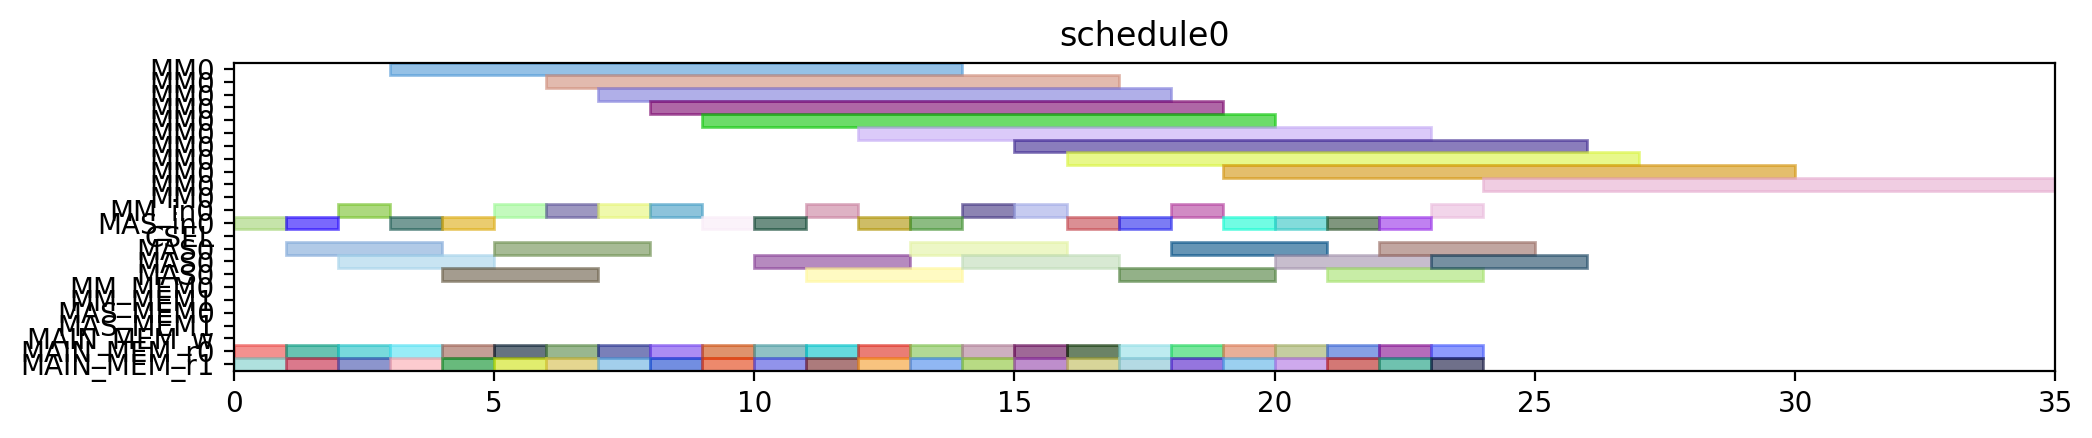

Write Python code to recreate this figure.
from pyschedule import Scenario, solvers, plotters, alt


def solve():
	horizon = 120
	S = Scenario("schedule0", horizon=horizon)

	# resource
	MM = S.Resources('MM', num=1, size=11)
	MM_in = S.Resources('MM_in', num=1)
	MAS_in = S.Resources('MAS_in', num=1)
	CSEL = S.Resource('CSEL')
	MAS = S.Resources('MAS', num=1, size=3, periods=range(1, horizon))
	MM_MEM = S.Resources('MM_MEM', num=2)
	MAS_MEM = S.Resources('MAS_MEM', num=2)
	MAIN_MEM_w = S.Resource('MAIN_MEM_w', size=1)
	MAIN_MEM_r = S.Resources('MAIN_MEM_r', num=2)

	# result of previous scheduling

	# new tasks
	t0_t0 = S.Task('t0_t0', length=3, delay_cost=1)
	t0_t0 += alt(MAS)
	t0_t0_in = S.Task('t0_t0_in', length=1, delay_cost=1)
	t0_t0_in += alt(MAS_in)
	S += t0_t0_in*MAS_in[0]<=t0_t0*MAS[0]

	t0_t0_mem0 = S.Task('t0_t0_mem0', length=1, delay_cost=1)
	t0_t0_mem0 += MAIN_MEM_r[0]
	S += t0_t0_mem0 <= t0_t0

	t0_t0_mem1 = S.Task('t0_t0_mem1', length=1, delay_cost=1)
	t0_t0_mem1 += MAIN_MEM_r[1]
	S += t0_t0_mem1 <= t0_t0

	t0_t1 = S.Task('t0_t1', length=3, delay_cost=1)
	t0_t1 += alt(MAS)
	t0_t1_in = S.Task('t0_t1_in', length=1, delay_cost=1)
	t0_t1_in += alt(MAS_in)
	S += t0_t1_in*MAS_in[0]<=t0_t1*MAS[0]

	t0_t1_mem0 = S.Task('t0_t1_mem0', length=1, delay_cost=1)
	t0_t1_mem0 += MAIN_MEM_r[0]
	S += t0_t1_mem0 <= t0_t1

	t0_t1_mem1 = S.Task('t0_t1_mem1', length=1, delay_cost=1)
	t0_t1_mem1 += MAIN_MEM_r[1]
	S += t0_t1_mem1 <= t0_t1

	t0_t3 = S.Task('t0_t3', length=11, delay_cost=1)
	t0_t3 += alt(MM)
	t0_t3_in = S.Task('t0_t3_in', length=1, delay_cost=1)
	t0_t3_in += alt(MM_in)
	S += t0_t3_in*MM_in[0]<=t0_t3*MM[0]
	t0_t3_mem0 = S.Task('t0_t3_mem0', length=1, delay_cost=1)
	t0_t3_mem0 += MAIN_MEM_r[0]
	S += t0_t3_mem0 <= t0_t3

	t0_t3_mem1 = S.Task('t0_t3_mem1', length=1, delay_cost=1)
	t0_t3_mem1 += MAIN_MEM_r[1]
	S += t0_t3_mem1 <= t0_t3

	t10 = S.Task('t10', length=3, delay_cost=1)
	t10 += alt(MAS)
	t10_in = S.Task('t10_in', length=1, delay_cost=1)
	t10_in += alt(MAS_in)
	S += t10_in*MAS_in[0]<=t10*MAS[0]

	t10_mem0 = S.Task('t10_mem0', length=1, delay_cost=1)
	t10_mem0 += MAIN_MEM_r[0]
	S += t10_mem0 <= t10

	t10_mem1 = S.Task('t10_mem1', length=1, delay_cost=1)
	t10_mem1 += MAIN_MEM_r[1]
	S += t10_mem1 <= t10

	t11 = S.Task('t11', length=3, delay_cost=1)
	t11 += alt(MAS)
	t11_in = S.Task('t11_in', length=1, delay_cost=1)
	t11_in += alt(MAS_in)
	S += t11_in*MAS_in[0]<=t11*MAS[0]

	t11_mem0 = S.Task('t11_mem0', length=1, delay_cost=1)
	t11_mem0 += MAIN_MEM_r[0]
	S += t11_mem0 <= t11

	t11_mem1 = S.Task('t11_mem1', length=1, delay_cost=1)
	t11_mem1 += MAIN_MEM_r[1]
	S += t11_mem1 <= t11

	t3_t0 = S.Task('t3_t0', length=11, delay_cost=1)
	t3_t0 += alt(MM)
	t3_t0_in = S.Task('t3_t0_in', length=1, delay_cost=1)
	t3_t0_in += alt(MM_in)
	S += t3_t0_in*MM_in[0]<=t3_t0*MM[0]
	t3_t0_mem0 = S.Task('t3_t0_mem0', length=1, delay_cost=1)
	t3_t0_mem0 += MAIN_MEM_r[0]
	S += t3_t0_mem0 <= t3_t0

	t3_t0_mem1 = S.Task('t3_t0_mem1', length=1, delay_cost=1)
	t3_t0_mem1 += MAIN_MEM_r[1]
	S += t3_t0_mem1 <= t3_t0

	t3_t1 = S.Task('t3_t1', length=11, delay_cost=1)
	t3_t1 += alt(MM)
	t3_t1_in = S.Task('t3_t1_in', length=1, delay_cost=1)
	t3_t1_in += alt(MM_in)
	S += t3_t1_in*MM_in[0]<=t3_t1*MM[0]
	t3_t1_mem0 = S.Task('t3_t1_mem0', length=1, delay_cost=1)
	t3_t1_mem0 += MAIN_MEM_r[0]
	S += t3_t1_mem0 <= t3_t1

	t3_t1_mem1 = S.Task('t3_t1_mem1', length=1, delay_cost=1)
	t3_t1_mem1 += MAIN_MEM_r[1]
	S += t3_t1_mem1 <= t3_t1

	t3_t2 = S.Task('t3_t2', length=3, delay_cost=1)
	t3_t2 += alt(MAS)
	t3_t2_in = S.Task('t3_t2_in', length=1, delay_cost=1)
	t3_t2_in += alt(MAS_in)
	S += t3_t2_in*MAS_in[0]<=t3_t2*MAS[0]

	t3_t2_mem0 = S.Task('t3_t2_mem0', length=1, delay_cost=1)
	t3_t2_mem0 += MAIN_MEM_r[0]
	S += t3_t2_mem0 <= t3_t2

	t3_t2_mem1 = S.Task('t3_t2_mem1', length=1, delay_cost=1)
	t3_t2_mem1 += MAIN_MEM_r[1]
	S += t3_t2_mem1 <= t3_t2

	t3_t3 = S.Task('t3_t3', length=3, delay_cost=1)
	t3_t3 += alt(MAS)
	t3_t3_in = S.Task('t3_t3_in', length=1, delay_cost=1)
	t3_t3_in += alt(MAS_in)
	S += t3_t3_in*MAS_in[0]<=t3_t3*MAS[0]

	t3_t3_mem0 = S.Task('t3_t3_mem0', length=1, delay_cost=1)
	t3_t3_mem0 += MAIN_MEM_r[0]
	S += t3_t3_mem0 <= t3_t3

	t3_t3_mem1 = S.Task('t3_t3_mem1', length=1, delay_cost=1)
	t3_t3_mem1 += MAIN_MEM_r[1]
	S += t3_t3_mem1 <= t3_t3

	t4_t0 = S.Task('t4_t0', length=3, delay_cost=1)
	t4_t0 += alt(MAS)
	t4_t0_in = S.Task('t4_t0_in', length=1, delay_cost=1)
	t4_t0_in += alt(MAS_in)
	S += t4_t0_in*MAS_in[0]<=t4_t0*MAS[0]

	t4_t0_mem0 = S.Task('t4_t0_mem0', length=1, delay_cost=1)
	t4_t0_mem0 += MAIN_MEM_r[0]
	S += t4_t0_mem0 <= t4_t0

	t4_t0_mem1 = S.Task('t4_t0_mem1', length=1, delay_cost=1)
	t4_t0_mem1 += MAIN_MEM_r[1]
	S += t4_t0_mem1 <= t4_t0

	t4_t1 = S.Task('t4_t1', length=3, delay_cost=1)
	t4_t1 += alt(MAS)
	t4_t1_in = S.Task('t4_t1_in', length=1, delay_cost=1)
	t4_t1_in += alt(MAS_in)
	S += t4_t1_in*MAS_in[0]<=t4_t1*MAS[0]

	t4_t1_mem0 = S.Task('t4_t1_mem0', length=1, delay_cost=1)
	t4_t1_mem0 += MAIN_MEM_r[0]
	S += t4_t1_mem0 <= t4_t1

	t4_t1_mem1 = S.Task('t4_t1_mem1', length=1, delay_cost=1)
	t4_t1_mem1 += MAIN_MEM_r[1]
	S += t4_t1_mem1 <= t4_t1

	t4_t3 = S.Task('t4_t3', length=11, delay_cost=1)
	t4_t3 += alt(MM)
	t4_t3_in = S.Task('t4_t3_in', length=1, delay_cost=1)
	t4_t3_in += alt(MM_in)
	S += t4_t3_in*MM_in[0]<=t4_t3*MM[0]
	t4_t3_mem0 = S.Task('t4_t3_mem0', length=1, delay_cost=1)
	t4_t3_mem0 += MAIN_MEM_r[0]
	S += t4_t3_mem0 <= t4_t3

	t4_t3_mem1 = S.Task('t4_t3_mem1', length=1, delay_cost=1)
	t4_t3_mem1 += MAIN_MEM_r[1]
	S += t4_t3_mem1 <= t4_t3

	t5_t0 = S.Task('t5_t0', length=11, delay_cost=1)
	t5_t0 += alt(MM)
	t5_t0_in = S.Task('t5_t0_in', length=1, delay_cost=1)
	t5_t0_in += alt(MM_in)
	S += t5_t0_in*MM_in[0]<=t5_t0*MM[0]
	t5_t0_mem0 = S.Task('t5_t0_mem0', length=1, delay_cost=1)
	t5_t0_mem0 += MAIN_MEM_r[0]
	S += t5_t0_mem0 <= t5_t0

	t5_t0_mem1 = S.Task('t5_t0_mem1', length=1, delay_cost=1)
	t5_t0_mem1 += MAIN_MEM_r[1]
	S += t5_t0_mem1 <= t5_t0

	t5_t1 = S.Task('t5_t1', length=11, delay_cost=1)
	t5_t1 += alt(MM)
	t5_t1_in = S.Task('t5_t1_in', length=1, delay_cost=1)
	t5_t1_in += alt(MM_in)
	S += t5_t1_in*MM_in[0]<=t5_t1*MM[0]
	t5_t1_mem0 = S.Task('t5_t1_mem0', length=1, delay_cost=1)
	t5_t1_mem0 += MAIN_MEM_r[0]
	S += t5_t1_mem0 <= t5_t1

	t5_t1_mem1 = S.Task('t5_t1_mem1', length=1, delay_cost=1)
	t5_t1_mem1 += MAIN_MEM_r[1]
	S += t5_t1_mem1 <= t5_t1

	t5_t2 = S.Task('t5_t2', length=3, delay_cost=1)
	t5_t2 += alt(MAS)
	t5_t2_in = S.Task('t5_t2_in', length=1, delay_cost=1)
	t5_t2_in += alt(MAS_in)
	S += t5_t2_in*MAS_in[0]<=t5_t2*MAS[0]

	t5_t2_mem0 = S.Task('t5_t2_mem0', length=1, delay_cost=1)
	t5_t2_mem0 += MAIN_MEM_r[0]
	S += t5_t2_mem0 <= t5_t2

	t5_t2_mem1 = S.Task('t5_t2_mem1', length=1, delay_cost=1)
	t5_t2_mem1 += MAIN_MEM_r[1]
	S += t5_t2_mem1 <= t5_t2

	t5_t3 = S.Task('t5_t3', length=3, delay_cost=1)
	t5_t3 += alt(MAS)
	t5_t3_in = S.Task('t5_t3_in', length=1, delay_cost=1)
	t5_t3_in += alt(MAS_in)
	S += t5_t3_in*MAS_in[0]<=t5_t3*MAS[0]

	t5_t3_mem0 = S.Task('t5_t3_mem0', length=1, delay_cost=1)
	t5_t3_mem0 += MAIN_MEM_r[0]
	S += t5_t3_mem0 <= t5_t3

	t5_t3_mem1 = S.Task('t5_t3_mem1', length=1, delay_cost=1)
	t5_t3_mem1 += MAIN_MEM_r[1]
	S += t5_t3_mem1 <= t5_t3

	t6_t0 = S.Task('t6_t0', length=11, delay_cost=1)
	t6_t0 += alt(MM)
	t6_t0_in = S.Task('t6_t0_in', length=1, delay_cost=1)
	t6_t0_in += alt(MM_in)
	S += t6_t0_in*MM_in[0]<=t6_t0*MM[0]
	t6_t0_mem0 = S.Task('t6_t0_mem0', length=1, delay_cost=1)
	t6_t0_mem0 += MAIN_MEM_r[0]
	S += t6_t0_mem0 <= t6_t0

	t6_t0_mem1 = S.Task('t6_t0_mem1', length=1, delay_cost=1)
	t6_t0_mem1 += MAIN_MEM_r[1]
	S += t6_t0_mem1 <= t6_t0

	t6_t1 = S.Task('t6_t1', length=11, delay_cost=1)
	t6_t1 += alt(MM)
	t6_t1_in = S.Task('t6_t1_in', length=1, delay_cost=1)
	t6_t1_in += alt(MM_in)
	S += t6_t1_in*MM_in[0]<=t6_t1*MM[0]
	t6_t1_mem0 = S.Task('t6_t1_mem0', length=1, delay_cost=1)
	t6_t1_mem0 += MAIN_MEM_r[0]
	S += t6_t1_mem0 <= t6_t1

	t6_t1_mem1 = S.Task('t6_t1_mem1', length=1, delay_cost=1)
	t6_t1_mem1 += MAIN_MEM_r[1]
	S += t6_t1_mem1 <= t6_t1

	t6_t2 = S.Task('t6_t2', length=3, delay_cost=1)
	t6_t2 += alt(MAS)
	t6_t2_in = S.Task('t6_t2_in', length=1, delay_cost=1)
	t6_t2_in += alt(MAS_in)
	S += t6_t2_in*MAS_in[0]<=t6_t2*MAS[0]

	t6_t2_mem0 = S.Task('t6_t2_mem0', length=1, delay_cost=1)
	t6_t2_mem0 += MAIN_MEM_r[0]
	S += t6_t2_mem0 <= t6_t2

	t6_t2_mem1 = S.Task('t6_t2_mem1', length=1, delay_cost=1)
	t6_t2_mem1 += MAIN_MEM_r[1]
	S += t6_t2_mem1 <= t6_t2

	t6_t3 = S.Task('t6_t3', length=3, delay_cost=1)
	t6_t3 += alt(MAS)
	t6_t3_in = S.Task('t6_t3_in', length=1, delay_cost=1)
	t6_t3_in += alt(MAS_in)
	S += t6_t3_in*MAS_in[0]<=t6_t3*MAS[0]

	t6_t3_mem0 = S.Task('t6_t3_mem0', length=1, delay_cost=1)
	t6_t3_mem0 += MAIN_MEM_r[0]
	S += t6_t3_mem0 <= t6_t3

	t6_t3_mem1 = S.Task('t6_t3_mem1', length=1, delay_cost=1)
	t6_t3_mem1 += MAIN_MEM_r[1]
	S += t6_t3_mem1 <= t6_t3

	t7_t0 = S.Task('t7_t0', length=11, delay_cost=1)
	t7_t0 += alt(MM)
	t7_t0_in = S.Task('t7_t0_in', length=1, delay_cost=1)
	t7_t0_in += alt(MM_in)
	S += t7_t0_in*MM_in[0]<=t7_t0*MM[0]
	t7_t0_mem0 = S.Task('t7_t0_mem0', length=1, delay_cost=1)
	t7_t0_mem0 += MAIN_MEM_r[0]
	S += t7_t0_mem0 <= t7_t0

	t7_t0_mem1 = S.Task('t7_t0_mem1', length=1, delay_cost=1)
	t7_t0_mem1 += MAIN_MEM_r[1]
	S += t7_t0_mem1 <= t7_t0

	t7_t1 = S.Task('t7_t1', length=11, delay_cost=1)
	t7_t1 += alt(MM)
	t7_t1_in = S.Task('t7_t1_in', length=1, delay_cost=1)
	t7_t1_in += alt(MM_in)
	S += t7_t1_in*MM_in[0]<=t7_t1*MM[0]
	t7_t1_mem0 = S.Task('t7_t1_mem0', length=1, delay_cost=1)
	t7_t1_mem0 += MAIN_MEM_r[0]
	S += t7_t1_mem0 <= t7_t1

	t7_t1_mem1 = S.Task('t7_t1_mem1', length=1, delay_cost=1)
	t7_t1_mem1 += MAIN_MEM_r[1]
	S += t7_t1_mem1 <= t7_t1

	t7_t2 = S.Task('t7_t2', length=3, delay_cost=1)
	t7_t2 += alt(MAS)
	t7_t2_in = S.Task('t7_t2_in', length=1, delay_cost=1)
	t7_t2_in += alt(MAS_in)
	S += t7_t2_in*MAS_in[0]<=t7_t2*MAS[0]

	t7_t2_mem0 = S.Task('t7_t2_mem0', length=1, delay_cost=1)
	t7_t2_mem0 += MAIN_MEM_r[0]
	S += t7_t2_mem0 <= t7_t2

	t7_t2_mem1 = S.Task('t7_t2_mem1', length=1, delay_cost=1)
	t7_t2_mem1 += MAIN_MEM_r[1]
	S += t7_t2_mem1 <= t7_t2

	t7_t3 = S.Task('t7_t3', length=3, delay_cost=1)
	t7_t3 += alt(MAS)
	t7_t3_in = S.Task('t7_t3_in', length=1, delay_cost=1)
	t7_t3_in += alt(MAS_in)
	S += t7_t3_in*MAS_in[0]<=t7_t3*MAS[0]

	t7_t3_mem0 = S.Task('t7_t3_mem0', length=1, delay_cost=1)
	t7_t3_mem0 += MAIN_MEM_r[0]
	S += t7_t3_mem0 <= t7_t3

	t7_t3_mem1 = S.Task('t7_t3_mem1', length=1, delay_cost=1)
	t7_t3_mem1 += MAIN_MEM_r[1]
	S += t7_t3_mem1 <= t7_t3

	solvers.mip.solve(S,msg=1,kind='CPLEX',ratio_gap=1.01)

	solution = [['hoge']*len(S.solution()[1]) for i in range(len(S.solution()))]
	for i in range(len(S.solution())):
		for j in range(len(S.solution()[i])):
			solution[i][j]=str(S.solution()[i][j])
	print(solution)

	cycles = int(solution[-1][3])

	pic_file_name = "/mnt/rose/usr1/fukuda/ABE/multiRAM_multiMAS_16mux/scheduling_result/stage11MM1_stage3MAS1/SQR012345/schedule0.png"
	if(S.solution() != []):
		plotters.matplotlib.plot(S,img_filename=pic_file_name, show_task_labels=False, fig_size=(cycles*0.25+3, 2))

	return solution
